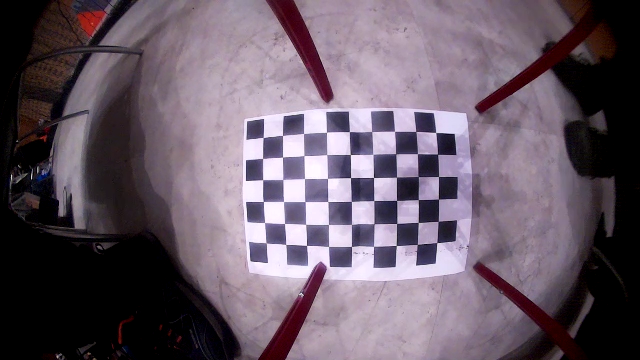
#> input picture itabot_drone/itabot_drone/images/image0.png, 640 x 360 px, given in place of x-raw,format=BGR ! appsink sync=false, which was not available
$ python shine_detector.py
#> lines starting #> are read from the running program, lines starting #| are printed output that depends on the picture; after the words box and inside, x2 and y2 are one past the last pixel; in counts of white or black regions, pixels touching at a corner belong together; long printed decimals are rounded; pictures that were not available may be replaced by others from this repository, and a replacement may not be noted
import cv2
import numpy as np


def main():
    cap = cv2.VideoCapture('udpsrc port=5000 ! application/x-rtp,payload=96 ! rtph264depay ! h264parse ! nvh264dec ! videoconvert ! video/x-raw,format=BGR ! appsink sync=false', cv2.CAP_GSTREAMER)
    #cap = cv2.VideoCapture(0)

    while True:
        ret, src = cap.read()
#> src is the input picture: shape (360, 640, 3); mean B, G, R 102.7, 90, 103.5
        if not ret:
            break

        gray = cv2.cvtColor(src, cv2.COLOR_BGR2GRAY)
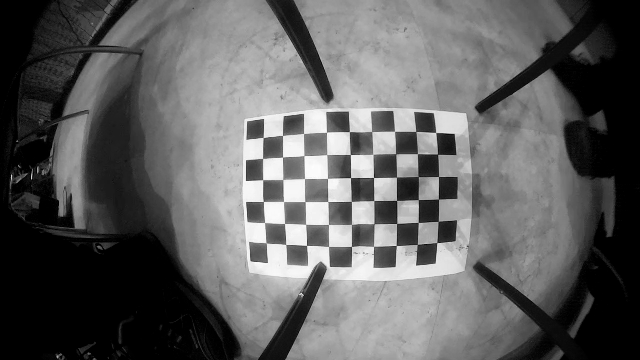
#> gray: shape (360, 640); min 0, max 253, mean 95.4

        gray = cv2.medianBlur(gray, 7)

        _, mask = cv2.threshold(gray, 250, 255, cv2.THRESH_BINARY)
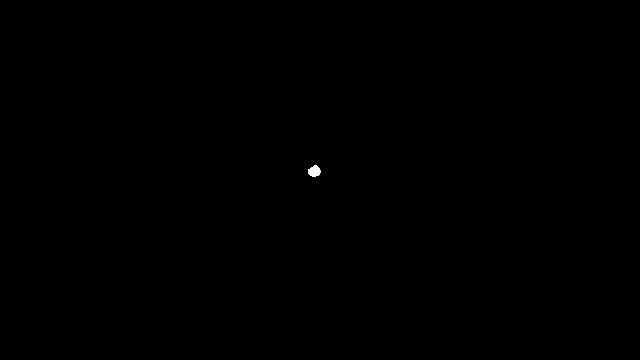
#> mask: shape (360, 640); 0.05% white; 1 white region, box (x1, y1, x2, y2) and area: (308, 165, 321, 177) 113

        mask = cv2.morphologyEx(mask, cv2.MORPH_OPEN, np.ones((5,5), np.uint8))
#> mask: shape (360, 640); 0.04% white; 1 white region

        src[mask > 0] = (0, 0, 255)
#> src: shape (360, 640, 3); 0.04% of pixels changed, all inside (x1, y1, x2, y2) = (308, 166, 320, 176)

        cnts, _ = cv2.findContours(mask, 1, 2)
#> cnts = 1 contour; box (x1, y1, x2, y2) and area: (308, 166, 320, 176) 86
        cnt = cnts[0]
#> cnt = contour of 11 points, box (x1, y1, x2, y2) (308, 166, 320, 176), area 86
        M = cv2.moments(cnt)
#> M = moments, m00 86, centre m10/m00, m01/m00 = (313.8, 170.8)
        cx = M['m10'] / M['m00']
#> cx = 313.8
        cy = M['m01'] / M['m00']
#> cy = 170.8
        print(cx, cy)
#| 313.845 170.810

        # xs, ys = np.meshgrid(np.arange(mask.shape[0]), np.arange(mask.shape[1]), indexing='ij')
        # if np.sum(mask) > 0:


        cv2.line(src, (int(cx), 0), (int(cx), src.shape[1]), (0, 0, 255))
        cv2.line(src, (0, int(cy)), (src.shape[0], int(cy)), (0, 0, 255))
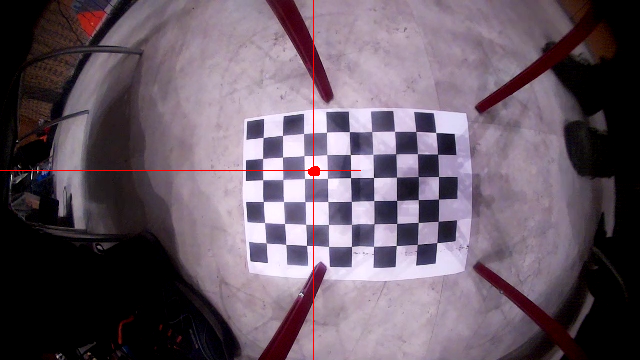
#> src: shape (360, 640, 3); mean B, G, R 102.1, 89.5, 103.9

        cv2.imshow("xd", src)
        if cv2.waitKey(1) == ord('q'):
#> (key q is pressed here)
            break

    cap.release()
    cv2.destroyAllWindows()


if __name__ == '__main__':
    main()

$ run again, on itabot_drone/itabot_drone/images/image10.png
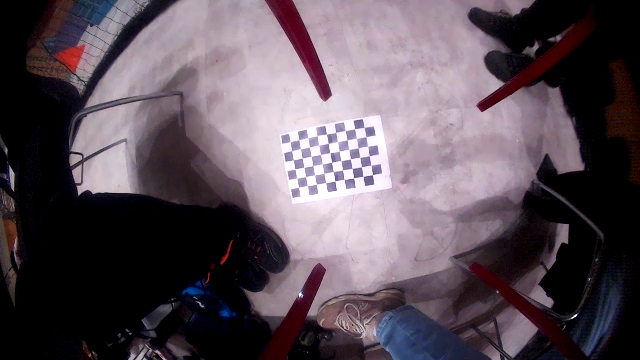
#> input picture itabot_drone/itabot_drone/images/image10.png, 640 x 360 px, given in place of x-raw,format=BGR ! appsink sync=false, which was not available
#> in main, src is the input picture: shape (360, 640, 3); mean B, G, R 88.9, 79.9, 91.9
#> in main, `mask = cv2.morphologyEx(mask, cv2.MORPH_OPEN, np.ones((5,5), np.uint8))`:
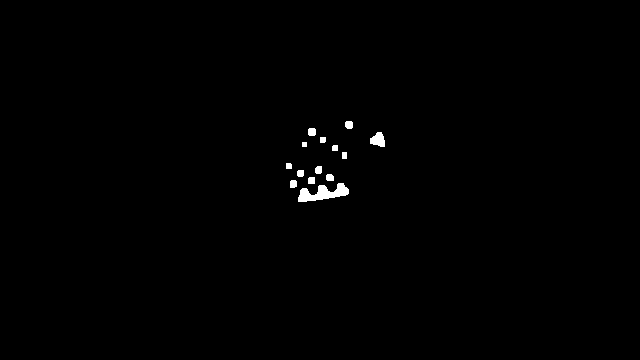
#> mask: shape (360, 640); 0.53% white; 14 white regions
#> cnts = 14 contours, 1 with area under 20; largest, box (x1, y1, x2, y2) and area: (298, 183, 349, 202) 454, (370, 132, 385, 147) 138, (308, 128, 316, 136) 47, (345, 121, 353, 129) 46, (290, 180, 297, 188) 40
#> cnt = contour of 56 points, box (x1, y1, x2, y2) (298, 183, 349, 202), area 454
#> M = moments, m00 454.5, centre m10/m00, m01/m00 = (322.7, 193)
#> cx = 322.7
#> cy = 193
#| 322.651 193.015
#> in main, `cv2.line(src, (0, int(cy)), (src.shape[0], int(cy)), (0, 0, 255))`:
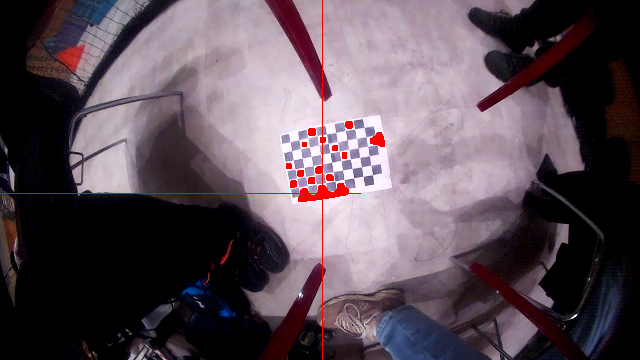
#> src: shape (360, 640, 3); mean B, G, R 87.2, 78.2, 92.3
